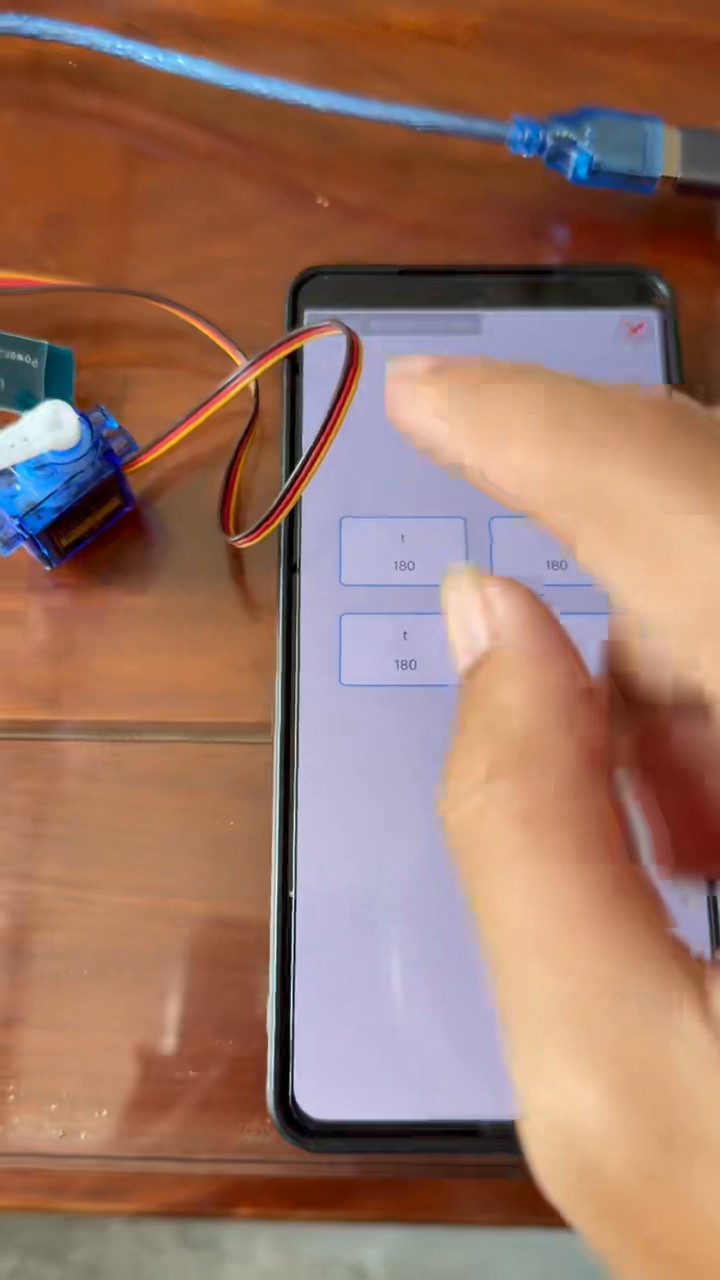
#> input picture frame 35 of 沈睿健_电控类2505_STAR电控招新二阶段/嵌软任务/video.mp4, 720 x 1280 px
$ python video.py
#> lines starting #> are read from the running program, lines starting #| are printed output that depends on the picture
import cv2

def transition(img):
    h, s, v = cv2.split(cv2.cvtColor(img, cv2.COLOR_BGR2HSV))
    for i in range(height*width):
        y = i // width
        x = i % width
        if 45 <= h[y, x] <= 77 and 43 <= s[y, x] <= 255 and 46 <= v[y, x] <= 255:
            pass
        else:
            img[y][x] = [0, 0, 0]
    return img


vd = cv2.VideoCapture("video.mp4")
ret, frame = vd.read()
#> frame is the input picture: shape (1280, 720, 3); mean B, G, R 101.3, 117.1, 155.4
height = frame.shape[0]
#> height = 1280
width = frame.shape[1]
#> width = 720
while True:
    ret, frame = vd.read()
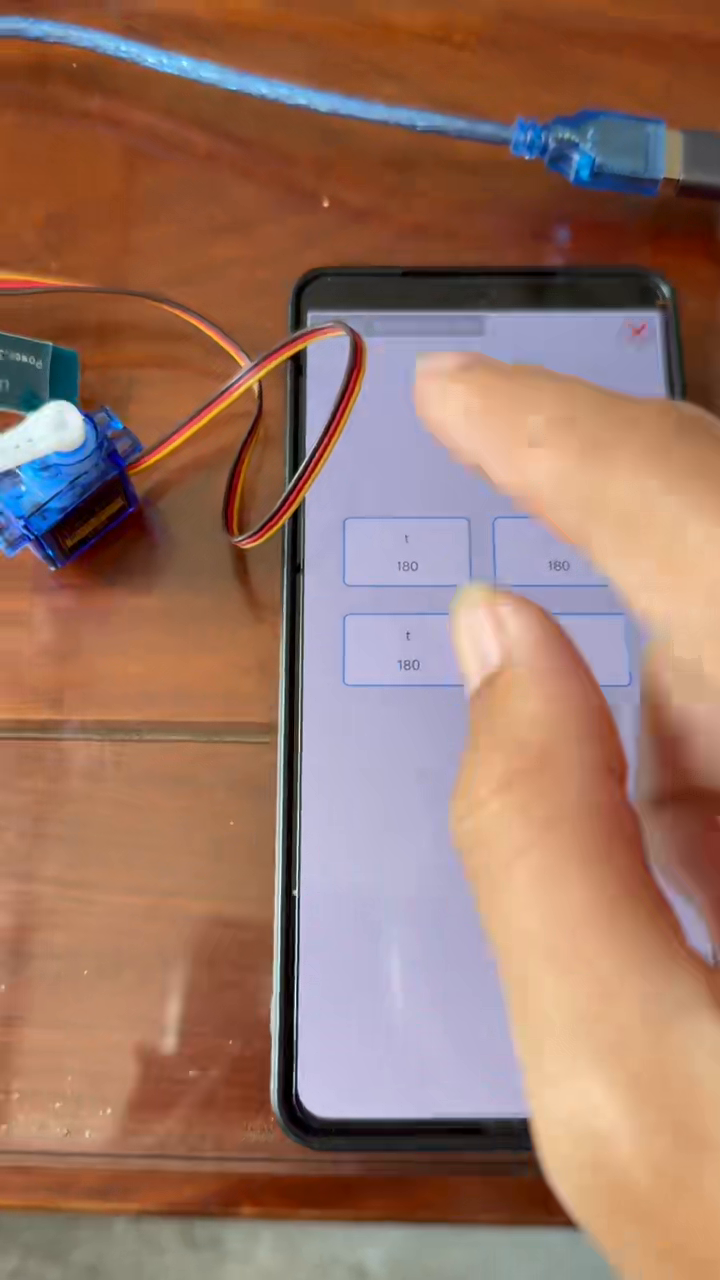
#> input picture frame 36 of 沈睿健_电控类2505_STAR电控招新二阶段/嵌软任务/video.mp4, 720 x 1280 px
#> frame is the input picture: shape (1280, 720, 3); mean B, G, R 102.8, 117.9, 155
    if not ret:
        break
    cv2.imshow('Video', transition(frame))
#> in transition, `h, s, v = cv2.split(cv2.cvtColor(img, cv2.COLOR_BGR2HSV))`:
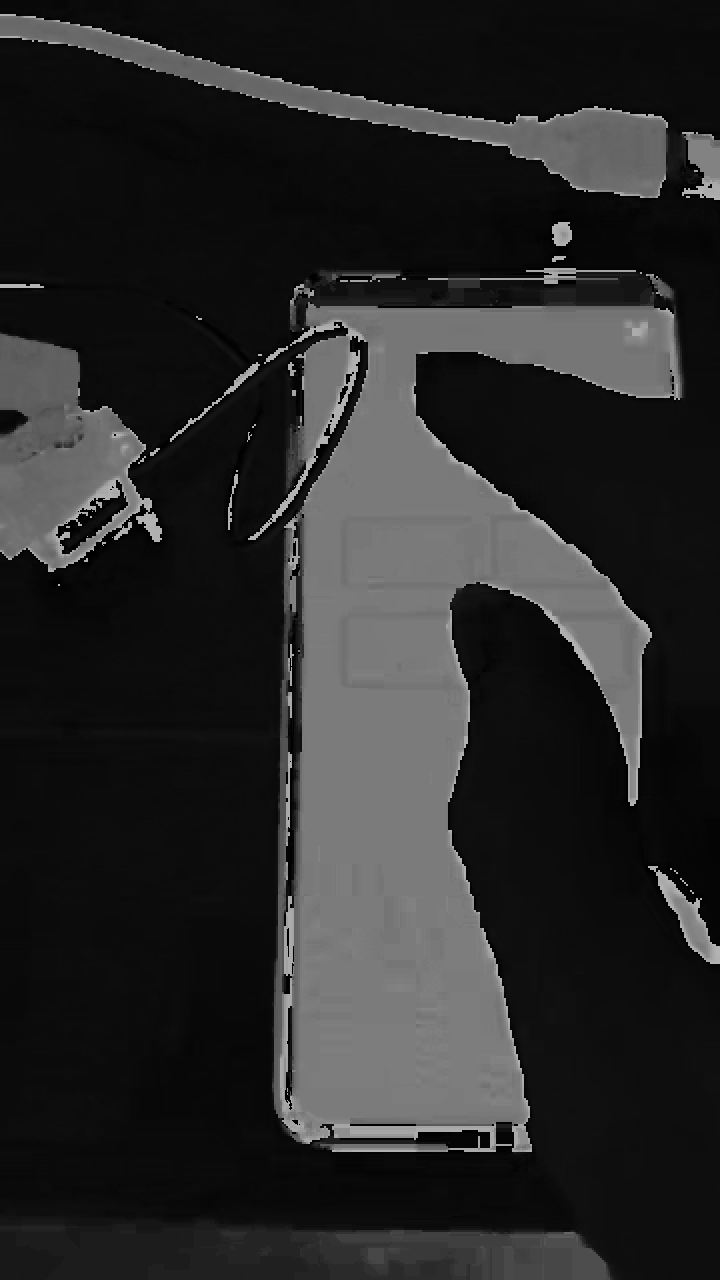
#> h: shape (1280, 720); min 0, max 179, mean 40.7
#> in transition, `h, s, v = cv2.split(cv2.cvtColor(img, cv2.COLOR_BGR2HSV))`:
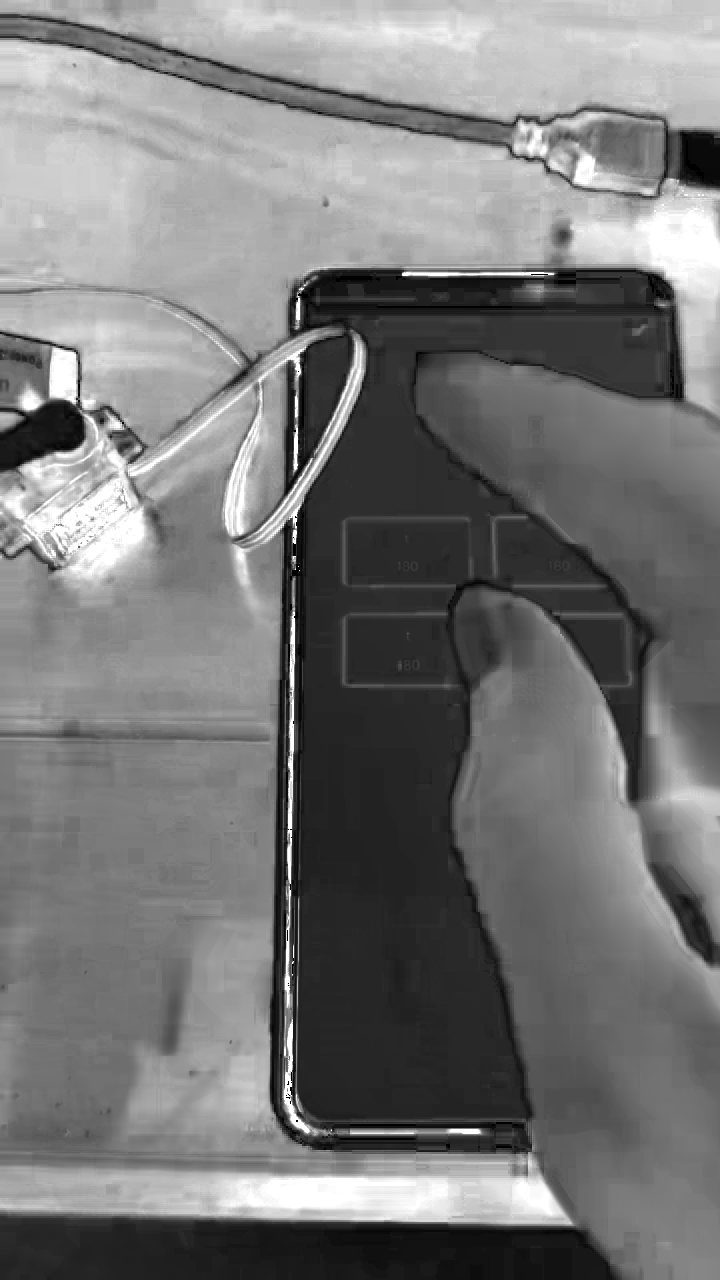
#> s: shape (1280, 720); min 0, max 255, mean 118.9
#> in transition, `h, s, v = cv2.split(cv2.cvtColor(img, cv2.COLOR_BGR2HSV))`:
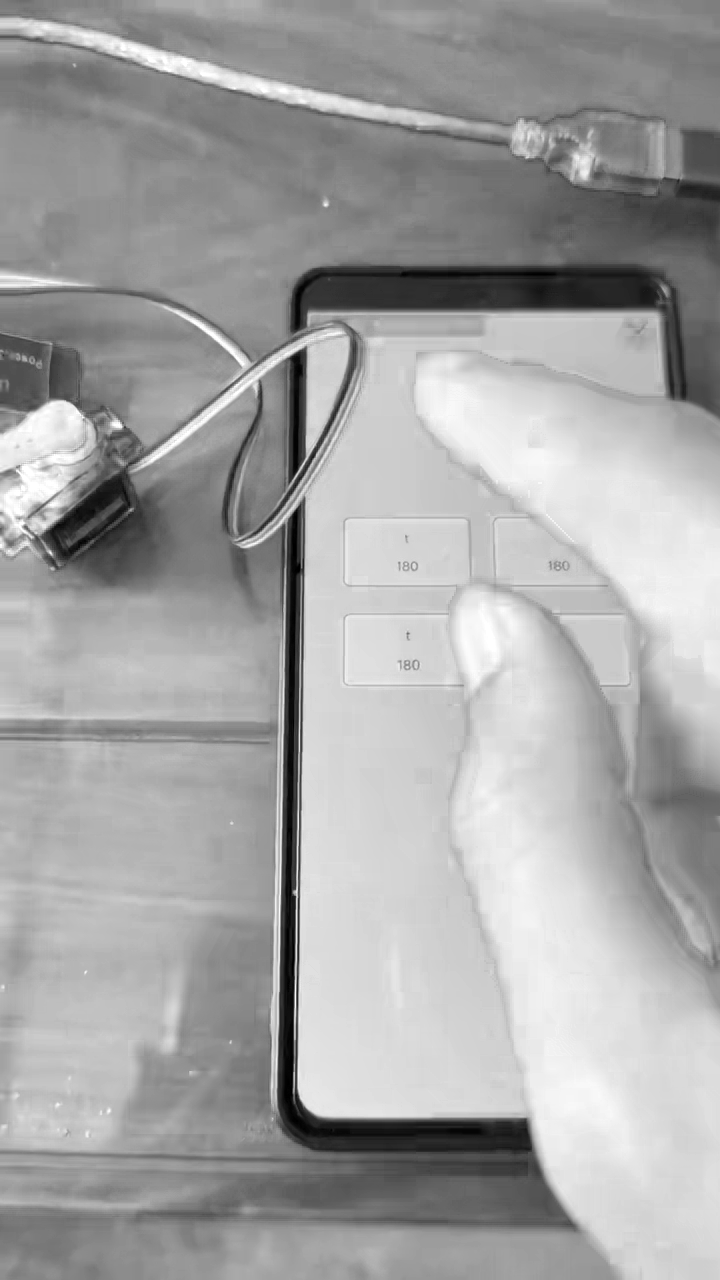
#> v: shape (1280, 720); min 0, max 255, mean 164.4
    if cv2.waitKey(1) & 0xFF == ord('q'):
#> (key q is pressed here)
        break

vd.release()
cv2.destroyAllWindows()

$ run again, starting later in the video
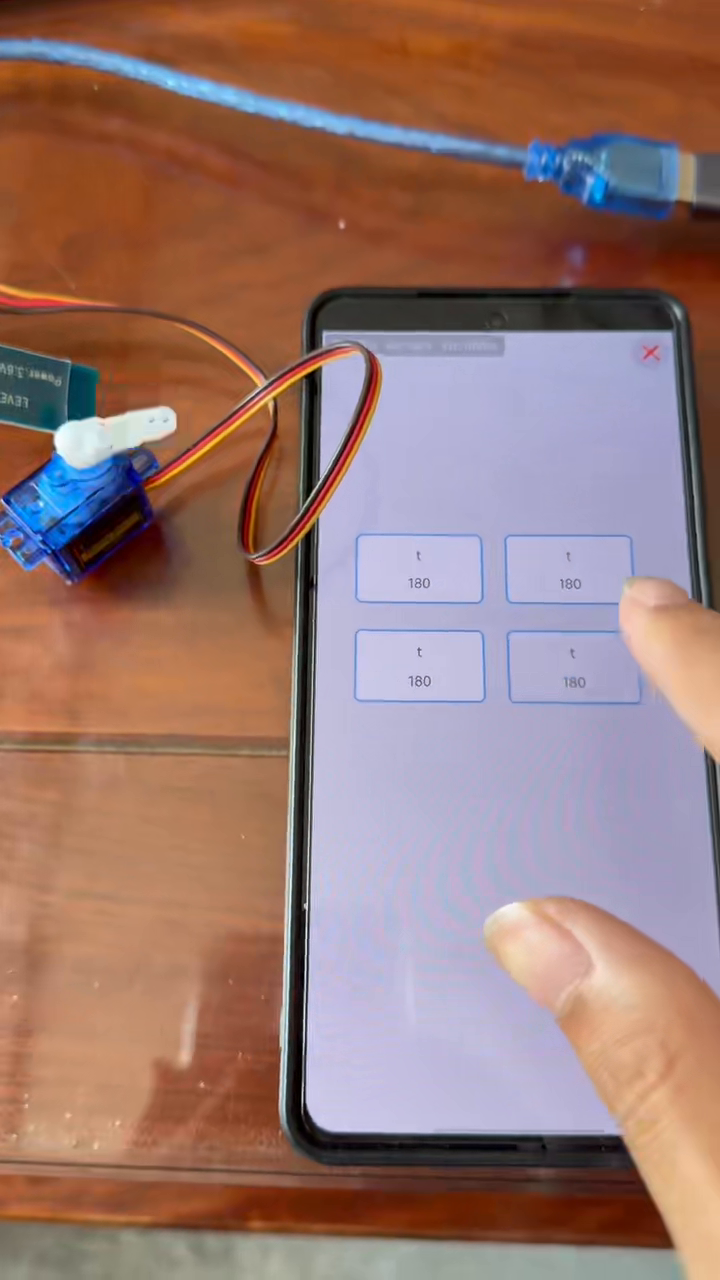
#> input picture frame 161 of 沈睿健_电控类2505_STAR电控招新二阶段/嵌软任务/video.mp4, 720 x 1280 px
#> frame is the input picture: shape (1280, 720, 3); mean B, G, R 113.3, 120.1, 152.7
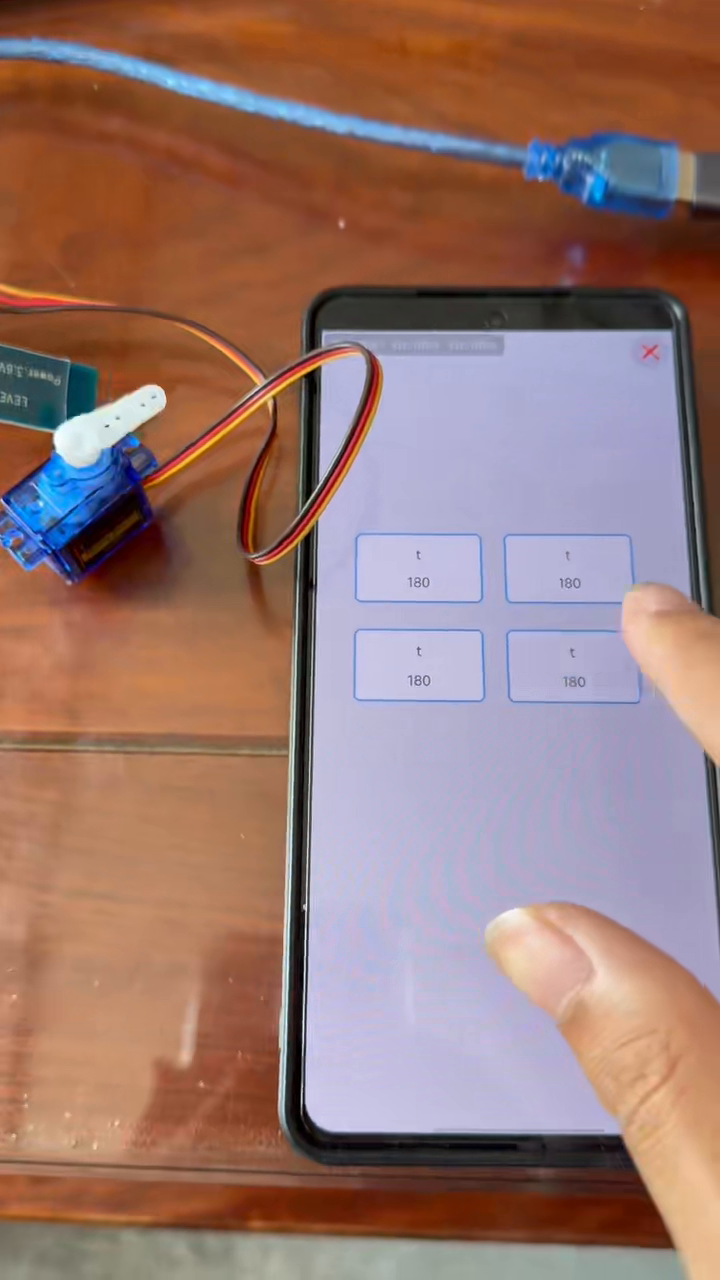
#> input picture frame 162 of 沈睿健_电控类2505_STAR电控招新二阶段/嵌软任务/video.mp4, 720 x 1280 px
#> frame is the input picture: shape (1280, 720, 3); mean B, G, R 113.3, 120.1, 152.4
#> in transition, `h, s, v = cv2.split(cv2.cvtColor(img, cv2.COLOR_BGR2HSV))`:
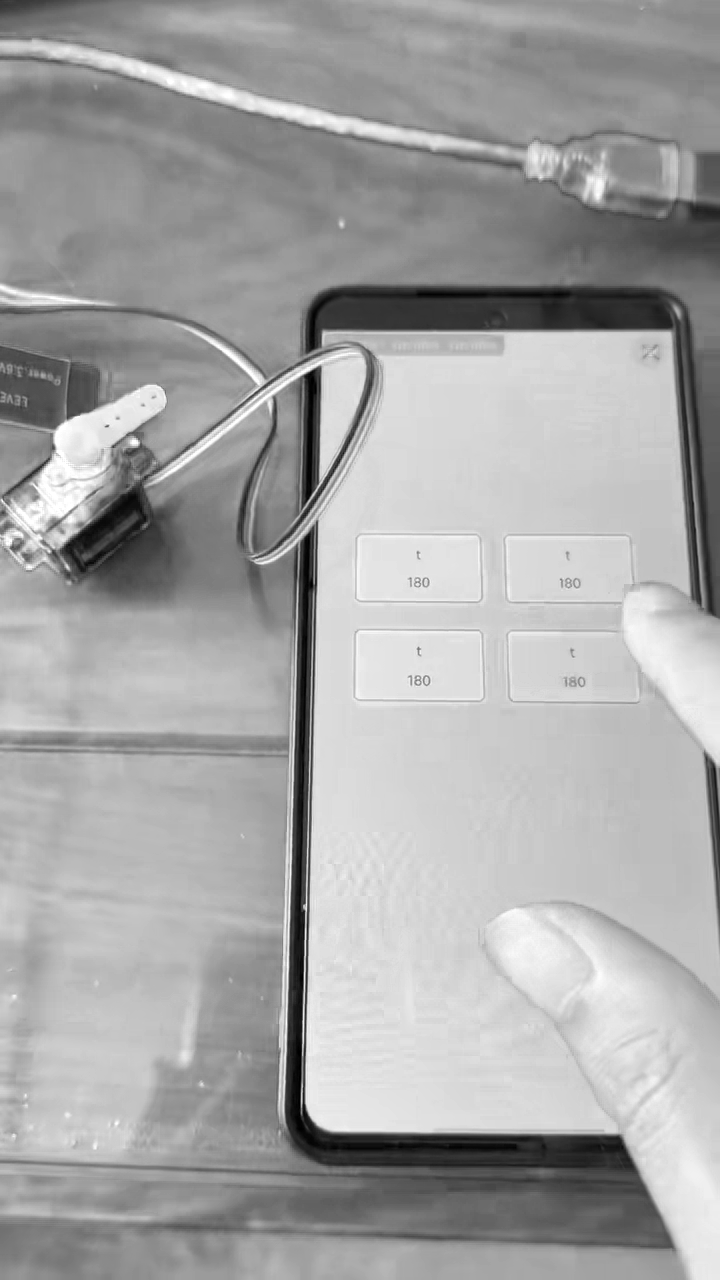
#> v: shape (1280, 720); min 0, max 255, mean 165.6

$ run again, starting later in the video
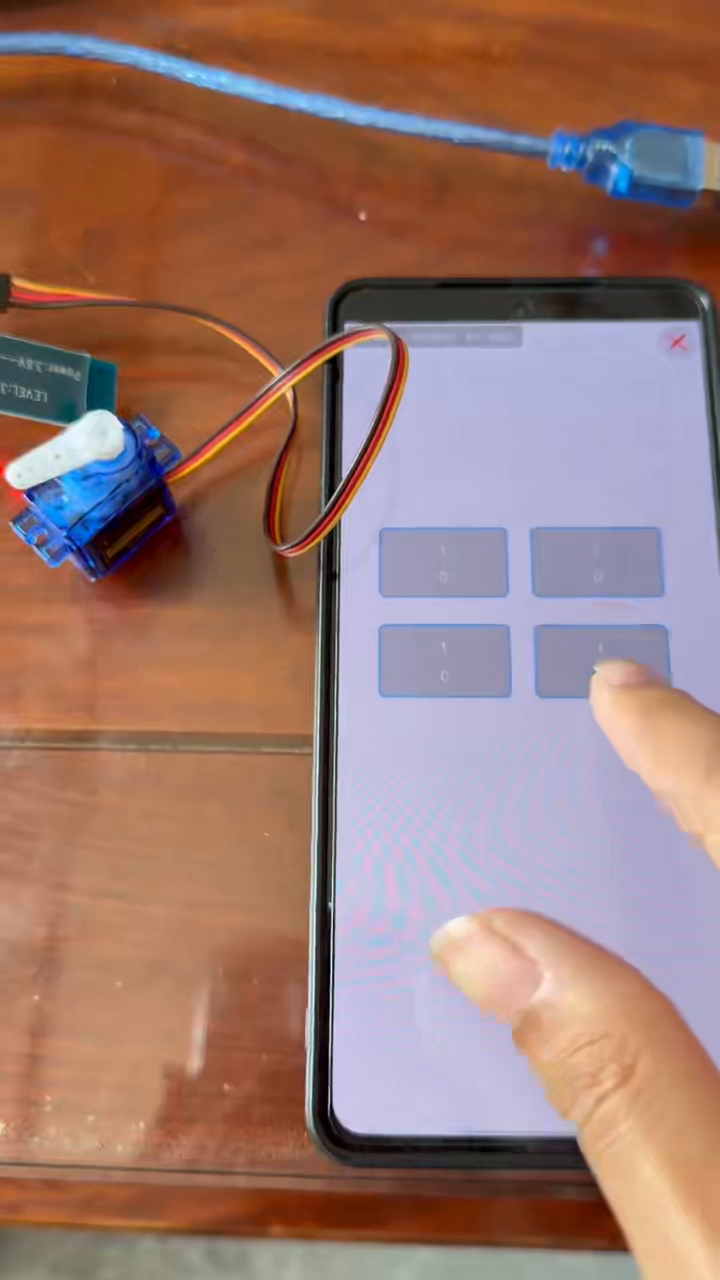
#> input picture frame 287 of 沈睿健_电控类2505_STAR电控招新二阶段/嵌软任务/video.mp4, 720 x 1280 px
#> frame is the input picture: shape (1280, 720, 3); mean B, G, R 113, 121.6, 155.4
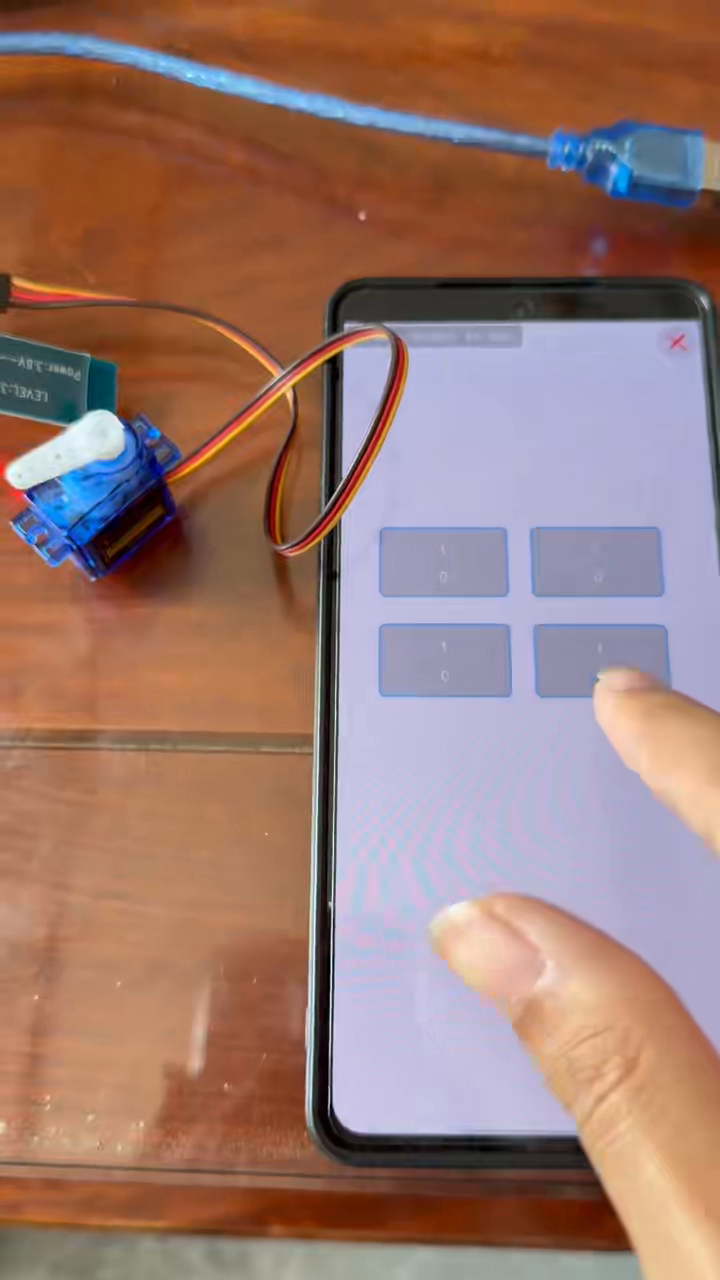
#> input picture frame 288 of 沈睿健_电控类2505_STAR电控招新二阶段/嵌软任务/video.mp4, 720 x 1280 px
#> frame is the input picture: shape (1280, 720, 3); mean B, G, R 112.6, 121.5, 155.2
#> in transition, `h, s, v = cv2.split(cv2.cvtColor(img, cv2.COLOR_BGR2HSV))`:
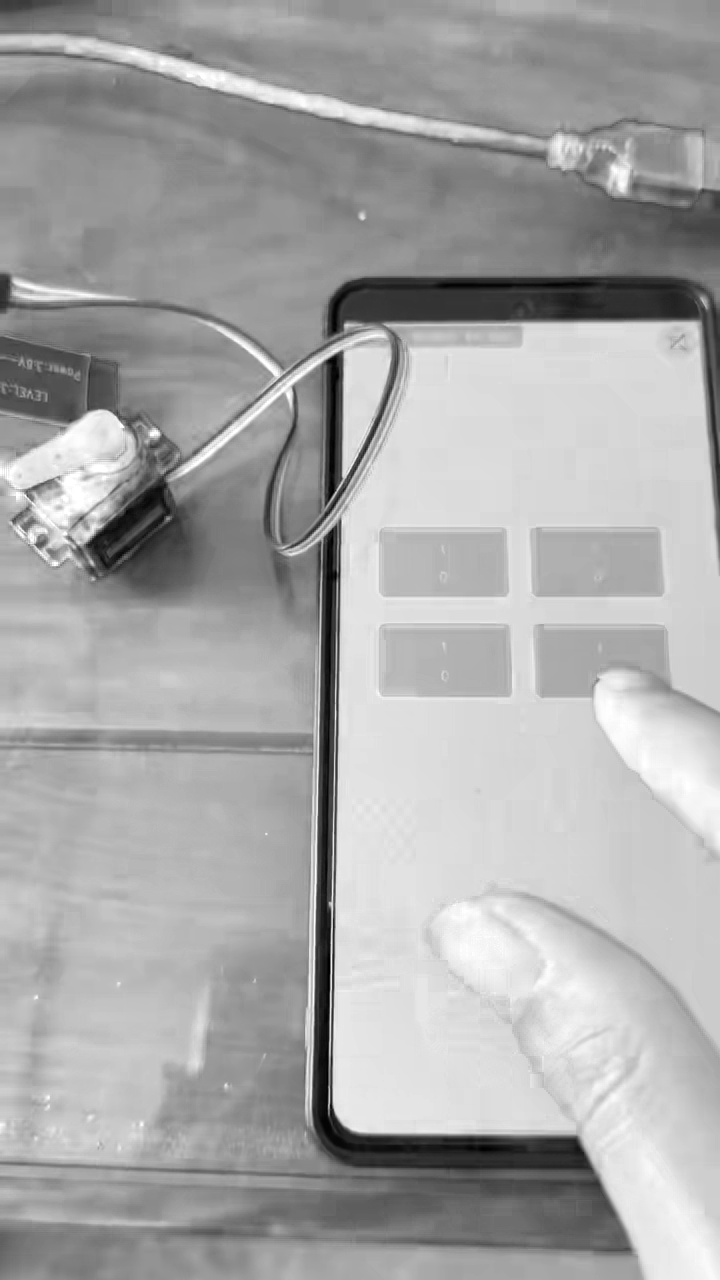
#> v: shape (1280, 720); min 0, max 255, mean 168
